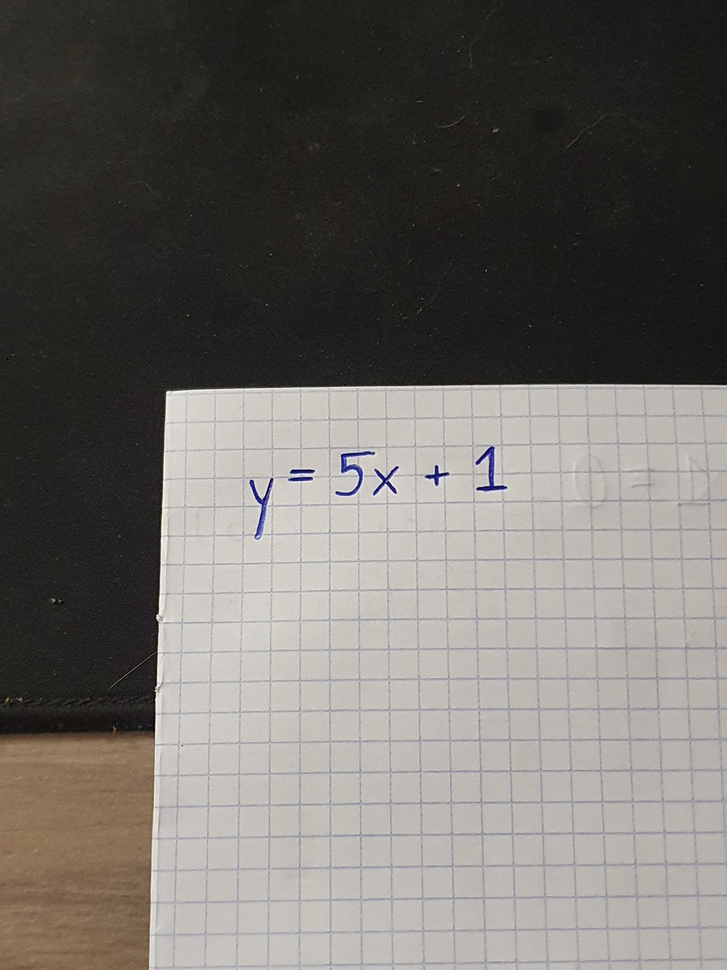
#> input picture math_chart/example.png, 727 x 970 px, shrunk from 1209 x 1612 before the run
$ python main.py
#> lines starting #> are read from the running program, lines starting #| are printed output that depends on the picture; after the words box and inside, x2 and y2 are one past the last pixel; in counts of white or black regions, pixels touching at a corner belong together
import matplotlib.pyplot as plt
import numpy as np
import cv2
import easyocr

def main():
    image_path = 'example.png'
    function = read_math_function(image_path)
    draw_math_function(function)

def read_math_function(img_path: str):
#> called with img_path = 'example.png'
    print(f'Reading math function from {img_path}...\n')

    img = cv2.imread(img_path, cv2.IMREAD_COLOR)
#> img is the input picture: shape (970, 727, 3); mean B, G, R 104.5, 108.7, 112.3
    gray = cv2.cvtColor(img, cv2.COLOR_BGR2GRAY)
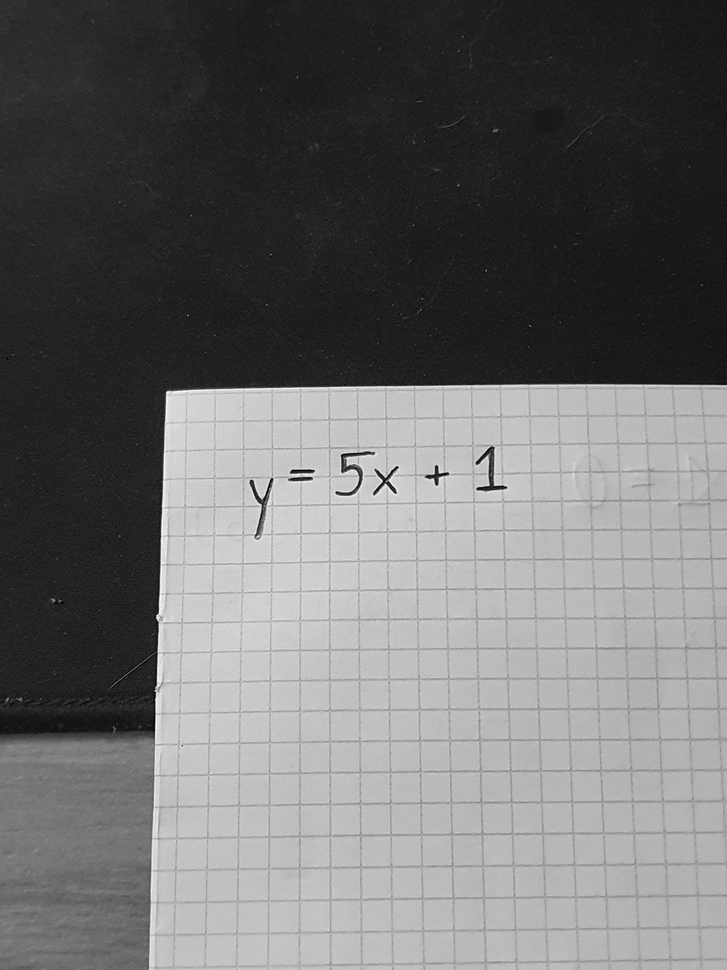
#> gray: shape (970, 727); min 0, max 254, mean 109.3
    gray = cv2.bilateralFilter(gray, 13, 15, 15)
    _, threshold = cv2.threshold(gray, 127, 255, cv2.THRESH_BINARY)
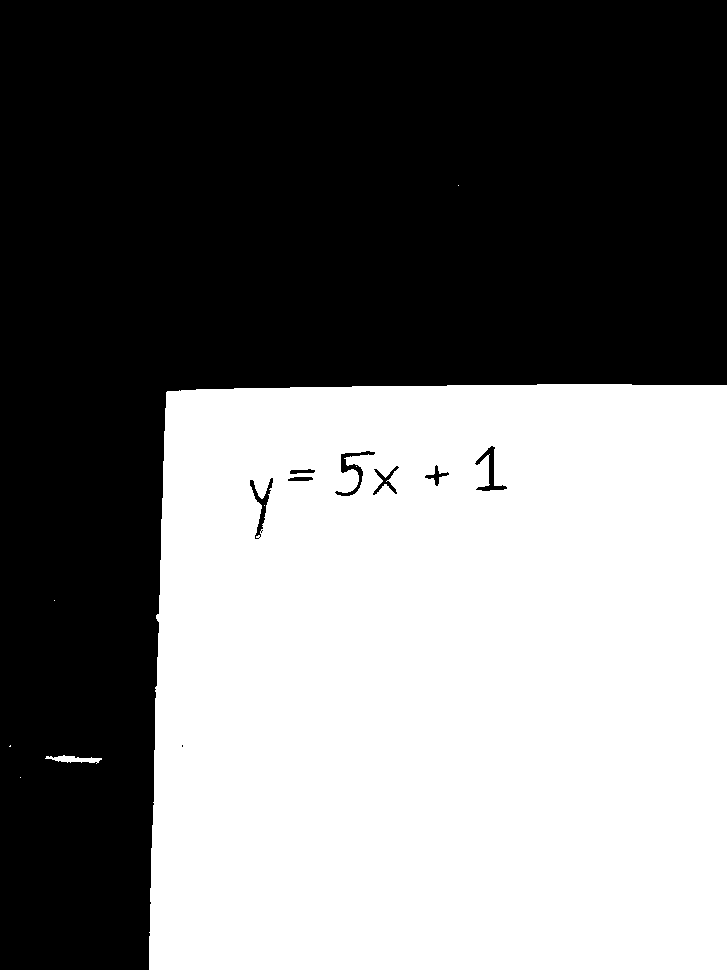
#> threshold: shape (970, 727); 47% white; 8 white regions (6 under 20 px), largest, box (x1, y1, x2, y2) and area: (149, 384, 727, 970) 331228, (45, 755, 102, 764) 258

    reader = easyocr.Reader(['en'])
    results = reader.readtext(img, detail=0)

    return results[0]

# [78 lines left out: functions calc_value_for_argument, draw_math_function, not called in this run]

main()
#> (the call stopped at in read_math_function, `reader = easyocr.Reader(['en'])`: easyocr is not available in this run)
